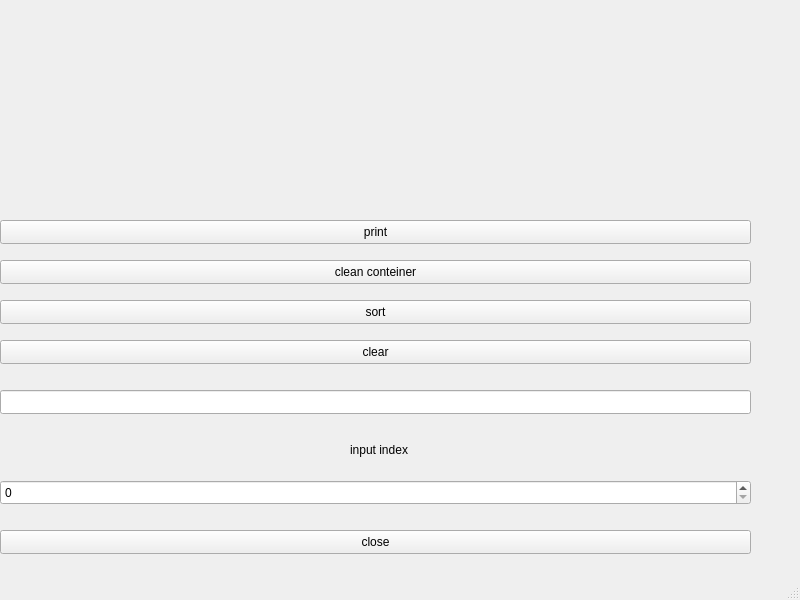
<?xml version="1.0" encoding="UTF-8"?>
<ui version="4.0">
 <class>MainWindow</class>
 <widget class="QMainWindow" name="MainWindow">
  <property name="geometry">
   <rect>
    <x>0</x>
    <y>0</y>
    <width>800</width>
    <height>600</height>
   </rect>
  </property>
  <property name="windowTitle">
   <string>MainWindow</string>
  </property>
  <widget class="QWidget" name="centralwidget">
   <widget class="QLineEdit" name="lineEdit">
    <property name="geometry">
     <rect>
      <x>0</x>
      <y>390</y>
      <width>751</width>
      <height>24</height>
     </rect>
    </property>
   </widget>
   <widget class="QPushButton" name="pushButton_5">
    <property name="geometry">
     <rect>
      <x>0</x>
      <y>530</y>
      <width>751</width>
      <height>24</height>
     </rect>
    </property>
    <property name="text">
     <string>close</string>
    </property>
   </widget>
   <widget class="QPushButton" name="pushButton_4">
    <property name="geometry">
     <rect>
      <x>0</x>
      <y>340</y>
      <width>751</width>
      <height>24</height>
     </rect>
    </property>
    <property name="text">
     <string>clear</string>
    </property>
   </widget>
   <widget class="QWidget" name="verticalLayoutWidget">
    <property name="geometry">
     <rect>
      <x>0</x>
      <y>0</y>
      <width>751</width>
      <height>201</height>
     </rect>
    </property>
    <layout class="QVBoxLayout" name="verticalLayout"/>
   </widget>
   <widget class="QLabel" name="label">
    <property name="geometry">
     <rect>
      <x>350</x>
      <y>440</y>
      <width>81</width>
      <height>20</height>
     </rect>
    </property>
    <property name="text">
     <string>input index</string>
    </property>
   </widget>
   <widget class="QPushButton" name="pushButton">
    <property name="geometry">
     <rect>
      <x>0</x>
      <y>220</y>
      <width>751</width>
      <height>24</height>
     </rect>
    </property>
    <property name="text">
     <string>print</string>
    </property>
   </widget>
   <widget class="QSpinBox" name="spinBox">
    <property name="geometry">
     <rect>
      <x>0</x>
      <y>480</y>
      <width>751</width>
      <height>25</height>
     </rect>
    </property>
   </widget>
   <widget class="QPushButton" name="pushButton_2">
    <property name="geometry">
     <rect>
      <x>0</x>
      <y>260</y>
      <width>751</width>
      <height>24</height>
     </rect>
    </property>
    <property name="text">
     <string>clean conteiner</string>
    </property>
   </widget>
   <widget class="QPushButton" name="pushButton_3">
    <property name="geometry">
     <rect>
      <x>0</x>
      <y>300</y>
      <width>751</width>
      <height>24</height>
     </rect>
    </property>
    <property name="text">
     <string>sort</string>
    </property>
   </widget>
  </widget>
  <widget class="QMenuBar" name="menubar">
   <property name="geometry">
    <rect>
     <x>0</x>
     <y>0</y>
     <width>800</width>
     <height>24</height>
    </rect>
   </property>
  </widget>
  <widget class="QStatusBar" name="statusbar"/>
 </widget>
 <resources/>
 <connections/>
</ui>
